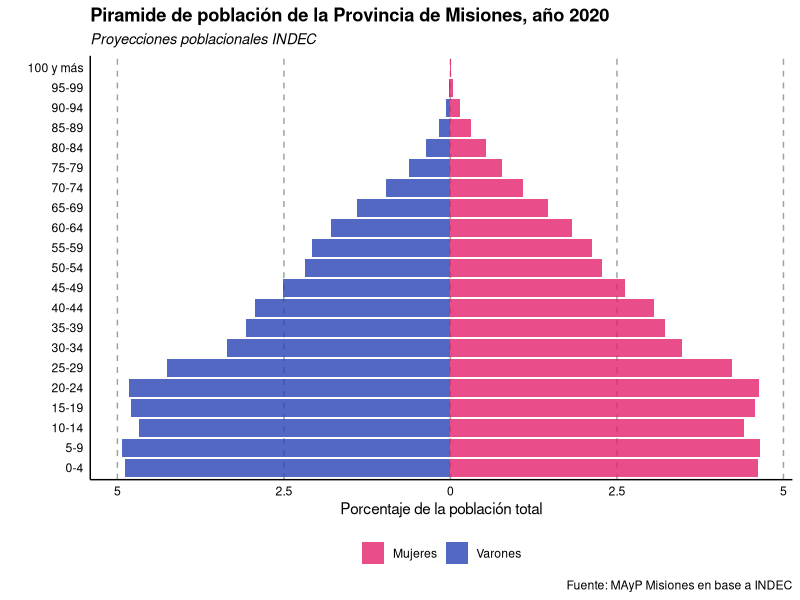
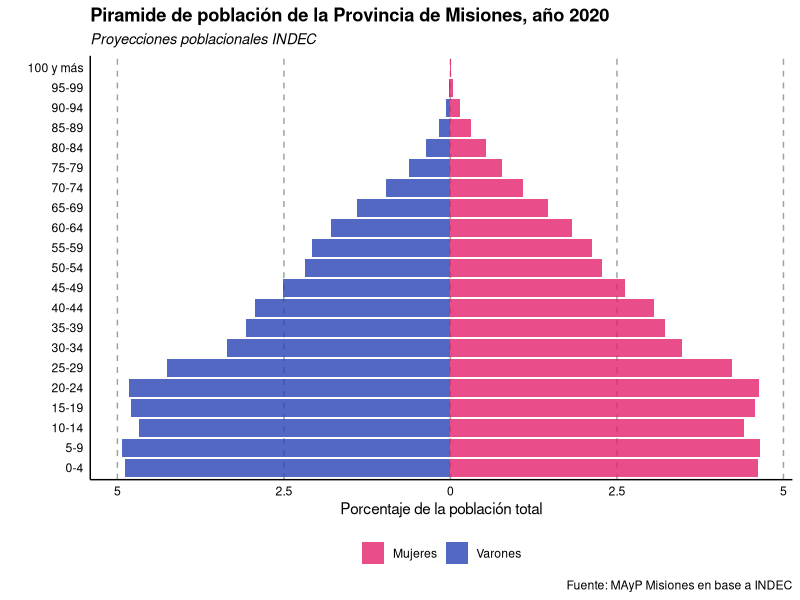
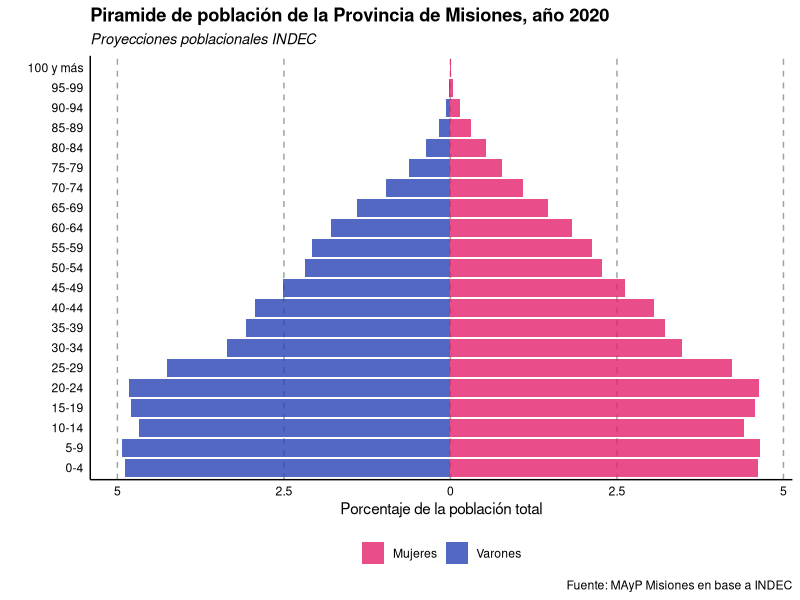

Write R code to recreate these figures, in order.
library(tidyverse)
library(lubridate)
library(sf)
library(readxl)


piramide <- read_excel("./data/Poblacion.xlsx", sheet = "Piramide Poblacional")

sum(piramide$Total[piramide$Rango_etario=="0-4" |
                     piramide$Rango_etario=="5-9" |
                     piramide$Rango_etario=="10-14" |
                     piramide$Rango_etario=="15-19" |
                     piramide$Rango_etario=="20-24" |
                     piramide$Rango_etario=="25-29" |
                     piramide$Rango_etario=="30-34" |
                     piramide$Rango_etario=="35-39"])


poblacion_total1 <- sum(piramide$Total)

piramide <- piramide %>%
  mutate(proporcion = Total/poblacion_total1,
         proporcion_varones = Varones/sum(Varones),
         proporcion_mujeres = Mujeres/sum(Mujeres),
  )



piramide_1 <- piramide %>%
  dplyr::select(Rango_etario, Varones, Mujeres) %>%
  pivot_longer(! "Rango_etario", names_to = "Sexo", values_to = "Poblacion_sexo") %>%
  mutate(Poblacion = poblacion_total1,
         proporcion = (Poblacion_sexo/Poblacion)*100,
         porcentaje_total = ifelse(
           Sexo == "Varones", -proporcion, proporcion
         ),
         poblacion_total_1 = ifelse(Sexo=="Varones", -Poblacion, Poblacion)
  )

# Transformo a factor Rango_etario para que me ordene las escalas
lvl <- unique(piramide_1$Rango_etario)
piramide_1$Rango_etario <- factor(piramide_1$Rango_etario, levels=lvl)

ggplot(data = piramide_1, aes(Rango_etario, porcentaje_total, fill=Sexo)) +
  geom_col(position = "stack", alpha=0.8) +
  coord_flip() +
  scale_y_continuous("Porcentaje de la población total", labels = abs) +
  scale_x_discrete("") +
  scale_fill_manual(values = c("#E3226E", "#2942B4")) +
  theme_minimal() +
  theme(legend.position = "bottom",
        legend.title = element_blank(),
        panel.grid.major.y = element_blank(),
        panel.grid.major.x = element_line(color = "#99A3A4", linetype = "dashed"),
        panel.grid.minor = element_blank(),
        axis.text = element_text(color = "black"),
        axis.line = element_line(),
        plot.title = element_text(face = "bold"),
        plot.subtitle = element_text(face = "italic", size = 10.5)) +
  labs(title = "Piramide de población de la Provincia de Misiones, año 2020",
       subtitle = "Proyecciones poblacionales INDEC",
       caption = "Fuente: MAyP Misiones en base a INDEC")

ggsave("./plot/piramide_poblacional.pdf", dpi =300)
ggsave("./plot/piramide_poblacional.png", dpi = 300)
